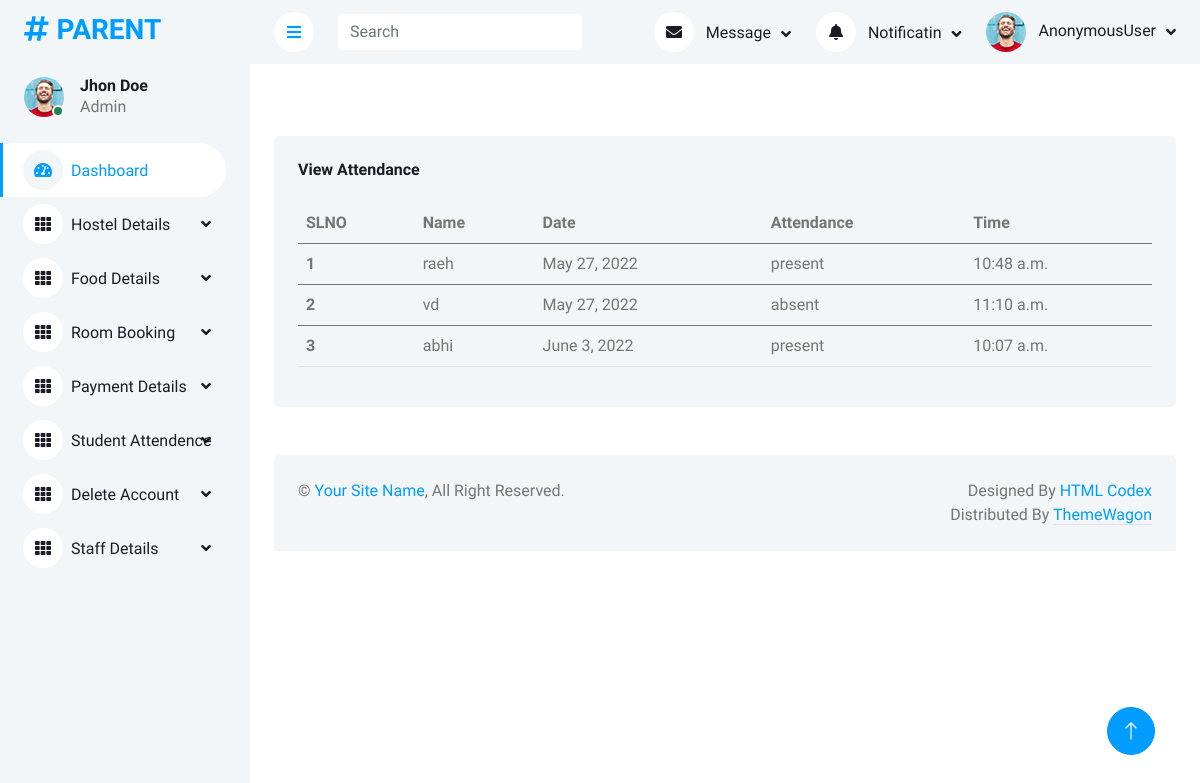
The page /viewattendance on the database as committed earlier.
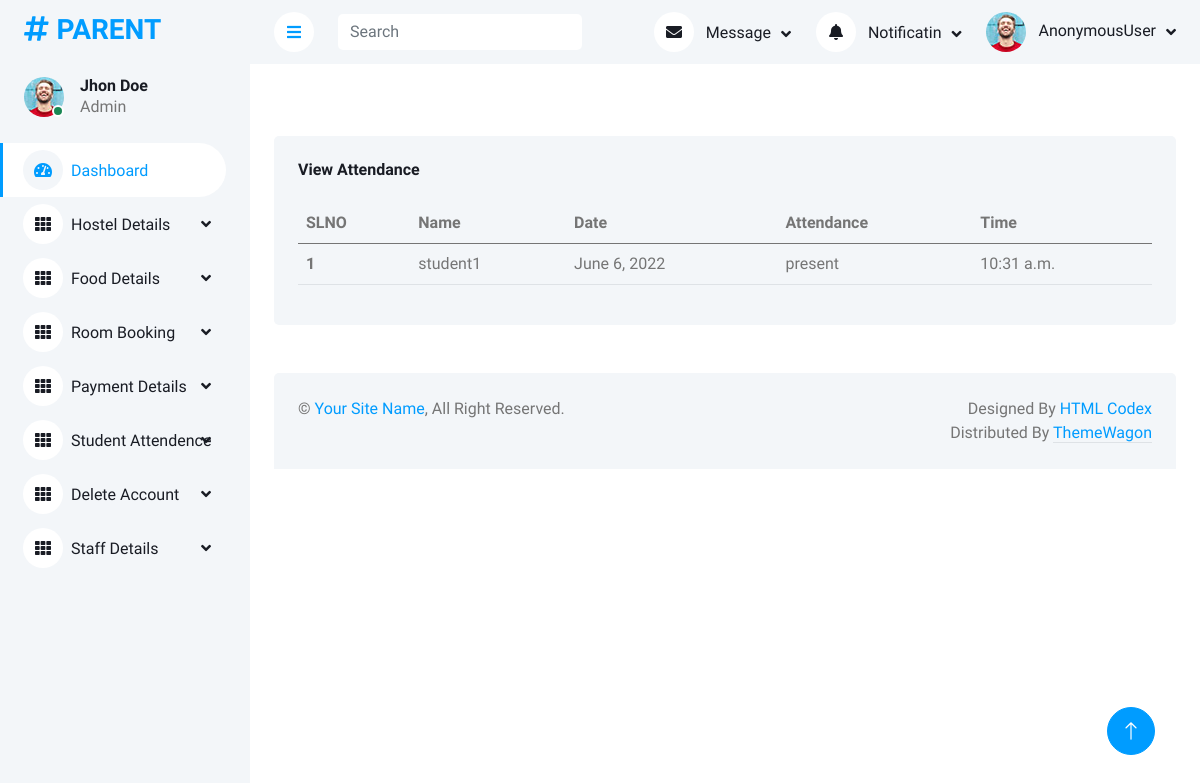
The same page on the database as committed later.
### app/models.py (models this page shows, shortened)
class Attendance(models.Model):
    student = models.ForeignKey(Student, on_delete=models.CASCADE, related_name='attendance')
    date = models.DateField()
    attendance = models.CharField(max_length=100)
    time = models.TimeField()

class Student(models.Model):
    user = models.OneToOneField(Login, on_delete=models.CASCADE, primary_key=True, related_name='student')
    name = models.CharField(max_length=50)
    address = models.TextField()
    contact_no = models.IntegerField()
    email = models.EmailField()
    approval_status = models.BooleanField(default=0)
    image = models.ImageField(upload_to='profile', null=True)
    seen = models.BooleanField(default=False)

### app/parentviews.py (the view)
def view_attendance(request):
    attendances=Attendance.objects.all()
    return render(request,'parent_temp/view_attendance.html',{'attendances':attendances})

### templates/parent_temp/view_attendance.html
<!DOCTYPE html>
{% extends 'parent_temp/parent_home.html' %}
{% block content %}
{% load static %}
<div class="col-12">
    <div class="bg-light rounded h-100 p-4">
        <h6 class="mb-4">View Attendance</h6>
        <div class="table-responsive">
            <table class="table">
                <thead>
                <tr>
                    <th scope="col">SLNO</th>
                    <th scope="col">Name</th>
                    <th scope="col">Date</th>
                    <th scope="col">Attendance</th>
                    <th scope="col">Time</th>
                </tr>
                </thead>
                <tbody>
                {% for i in attendances %}
                <tr>
                    <th scope="row">{{forloop.counter}}</th>
                    <td>{{i.student.name}}</td>
                    <td>{{i.date}}</td>
                    <td>{{i.attendance}}</td>
                    <td>{{i.time}}</td>
                </tr>
                </tbody>
                {% endfor %}
            </table>
        </div>
    </div>
</div>
{% endblock %}

Rows that differ between the two databases and show on the page:
removed Attendance: student.name "vd", date "May 27, 2022", attendance "absent", time "11:10 a.m."
removed Attendance: student.name "abhi", date "June 3, 2022", attendance "present", time "10:07 a.m."
changed Attendance "present": student.name "raeh" → "student1"; date "May 27, 2022" → "June 6, 2022"; time "10:48 a.m." → "10:31 a.m."
